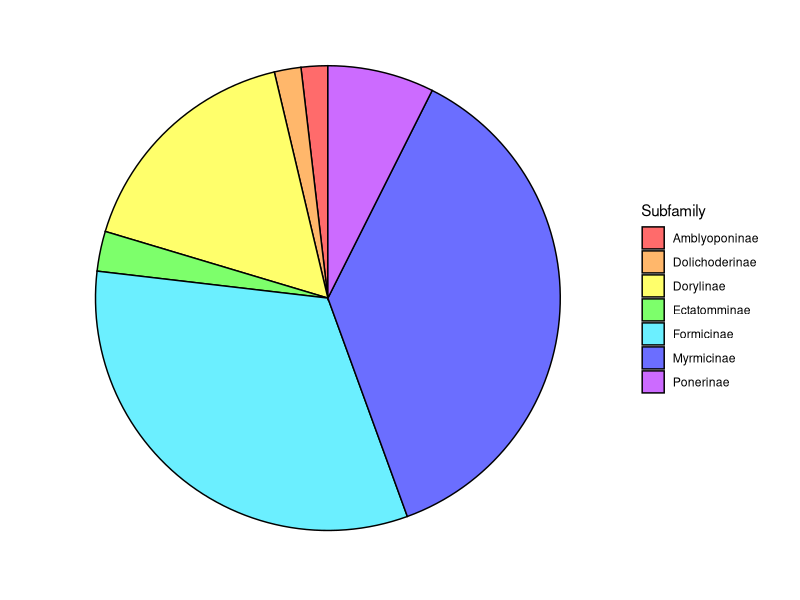
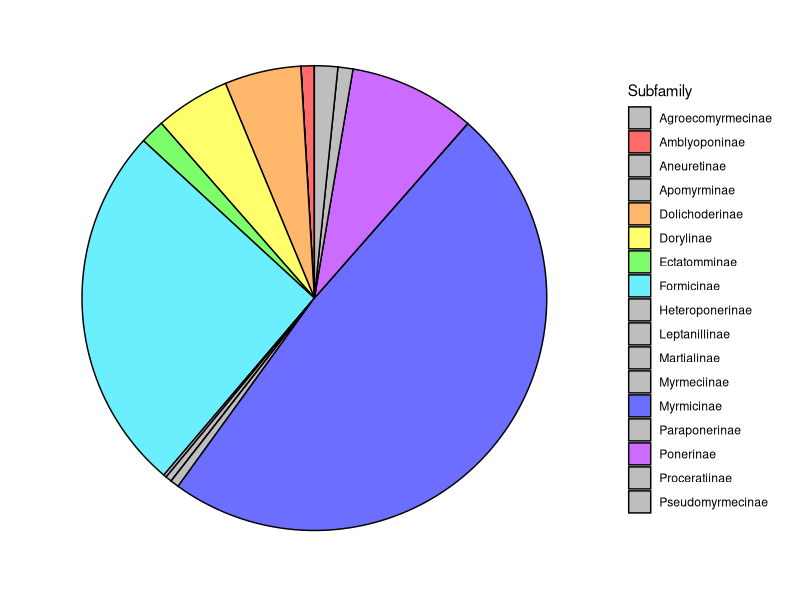
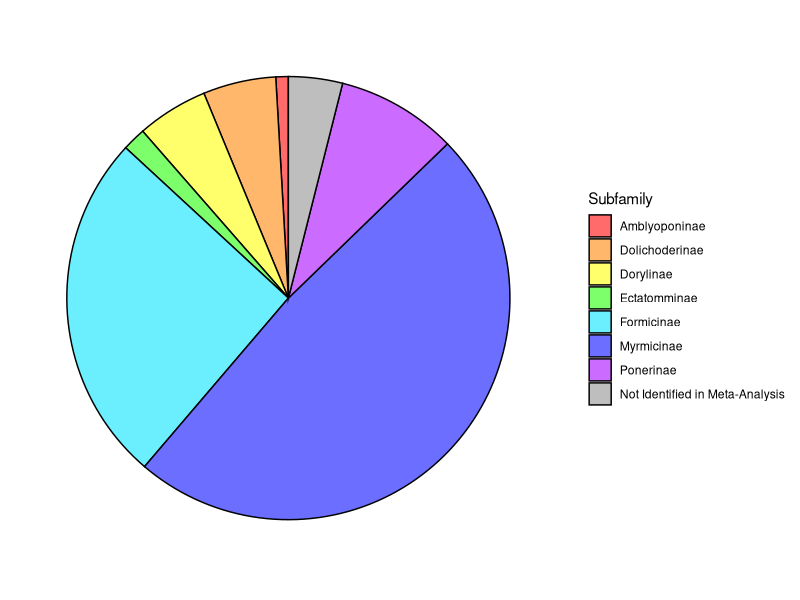
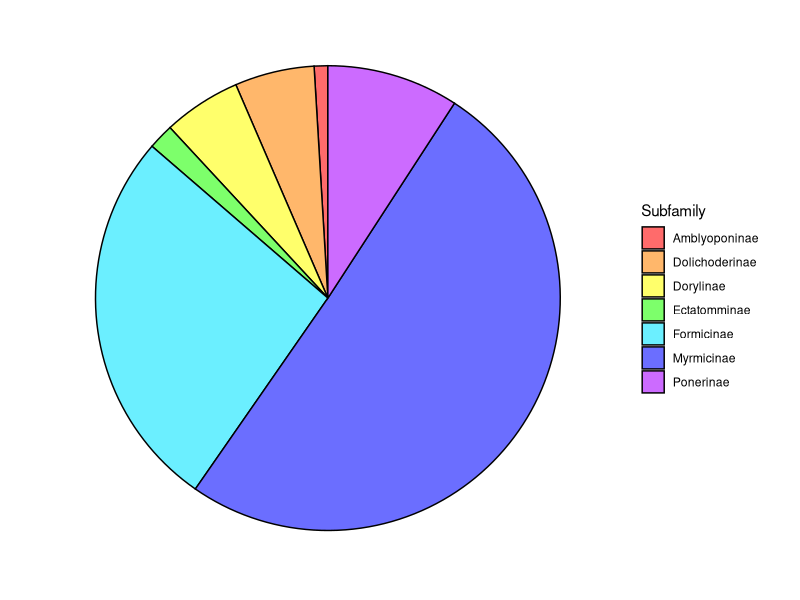

The R source for these figures, in order: (Note: this script raises an error after producing the figures.)
#Set Working Directory
setwd("C:/Users/jessa/Documents/AntMetaAnalysis")

#Load in Packages
library(dplyr)
library(plyr)
library(ggplot2)
library(tidyverse)

#Import data 
Raw <- read.table("Data/Raw Data.txt", header = TRUE, sep = "\t")
SpeciesData <- read.table("Data/Species Level.txt", header = TRUE, sep = "\t")
TotalSpeciesDataV1 <- read.table("Data/SubfamilySpeciesV1.txt", header = TRUE, sep = "\t")
TotalSpeciesDataV2 <- read.table("Data/SubfamilySpeciesV2.txt", header = TRUE, sep = "\t")
TotalSpeciesDataV3 <- read.table("Data/SubfamilySpeciesV3.txt", header = TRUE, sep = "\t")

#Blank theme for ggplot
blank_theme <- theme_minimal() +
  theme(
    axis.title.x = element_blank(),
    axis.title.y = element_blank(),
    panel.border = element_blank(),
    panel.grid = element_blank(),
    axis.ticks = element_blank(),
    axis.text.x = element_blank(),
    axis.text.y = element_blank(),
    plot.title = element_text(size = 14, face = "bold")
  )

############################################################################################## Subfamily

#Piechart for Subfamily occurrence in Meta-Analysis
ggplot(data = SpeciesData, aes(x = factor(1), fill = Subfamily)) +
  geom_bar(color = "black") +
  coord_polar("y", start = 0) +
  scale_fill_manual(values = c("#ff6b6b",
                               "#ffb76b",
                               "#ffff6b",
                               "#7dff6b",
                               "#6befff",
                               "#6b6eff",
                               "#cc6bff")) +
  blank_theme
  
#Piechart for Subfamily occurrence in Total - VERSION 1
ggplot(data = TotalSpeciesDataV1, aes(x = "", y = ExtantSpecies, fill = Subfamily)) +
  geom_bar(color = "black", stat = "identity") +
  coord_polar("y", start = 0) +
  scale_fill_manual(values = c("Grey",
                               "#ff6b6b",
                               "Grey",
                               "Grey",
                               "#ffb76b",
                               "#ffff6b",
                               "#7dff6b",
                               "#6befff",
                               "Grey",
                               "Grey",
                               "Grey",
                               "Grey",
                               "#6b6eff",
                               "Grey",
                               "#cc6bff",
                               "Grey",
                               "Grey")) +
  blank_theme

#Piechart for Subfamily occurrence in Total - VERSION 2
str(TotalSpeciesDataV2$Subfamily)
TotalSpeciesDataV2$Subfamily <- as.factor(TotalSpeciesDataV2$Subfamily)
str(TotalSpeciesDataV2$Subfamily)
levels(TotalSpeciesDataV2$Subfamily)
TotalSpeciesDataV2$Subfamily <- factor(TotalSpeciesDataV2$Subfamily,
                                       levels = c("Amblyoponinae",
                                                  "Dolichoderinae",
                                                  "Dorylinae",
                                                  "Ectatomminae",
                                                  "Formicinae",
                                                  "Myrmicinae",
                                                  "Ponerinae",
                                                  "Not Identified in Meta-Analysis"))
levels(TotalSpeciesDataV2$Subfamily)

ggplot(data = TotalSpeciesDataV2,
       aes(x = "", y = ExtantSpecies, fill = Subfamily)) +
  geom_bar(color = "black", stat = "identity") +
  coord_polar("y", start = 0) +
  scale_fill_manual(values = c("#ff6b6b",
                               "#ffb76b",
                               "#ffff6b",
                               "#7dff6b",
                               "#6befff",
                               "#6b6eff",
                               "#cc6bff",
                               "Grey")) +
  blank_theme

#Piechart for Subfamily occurrence in Total - VERSION 3
ggplot(data = TotalSpeciesDataV3, aes(x = "", y = ExtantSpecies, fill = Subfamily)) +
  geom_bar(color = "black", stat = "identity") +
  coord_polar("y", start = 0) +
  scale_fill_manual(values = c("#ff6b6b",
                               "#ffb76b",
                               "#ffff6b",
                               "#7dff6b",
                               "#6befff",
                               "#6b6eff",
                               "#cc6bff")) +
  blank_theme

#Statistical Analysis for Subfamily
#Merging Counts into the same dataframe
SubfamStats <- TotalSpeciesDataV3[,c("Subfamily", "ExtantSpecies")]
str(SpeciesData$Subfamily)
SpeciesData$Subfamily <- as.factor(SpeciesData$Subfamily)
str(SpeciesData$Subfamily)
levels(SpeciesData$Subfamily)
MetaSubfam <- count(SpeciesData, "Subfamily")
ComboSubfam <- merge(SubfamStats, MetaSubfam, by = "Subfamily")
ComboSubfam <- rbind(ComboSubfam, c("Other", 623, 0))
colnames(ComboSubfam)[colnames(ComboSubfam) %in% c("ExtantSpecies", "freq")] <- c("Expected", "Observed")
str(ComboSubfam)
ComboSubfam$Subfamily <- as.factor(ComboSubfam$Subfamily)
ComboSubfam$Expected <- as.numeric(ComboSubfam$Expected)
ComboSubfam$Observed <- as.numeric(ComboSubfam$Observed)
str(ComboSubfam)

#Transform to percentages for comparison
ES <- sum(ComboSubfam$Expected)
ComboSubfam["Expected"] = ComboSubfam["Expected"]/ES
ComboSubfam["Expected"] = ComboSubfam["Expected"]*100
sum(ComboSubfam$Expected)

OS <- sum(ComboSubfam$Observed)
ComboSubfam["Observed"] = ComboSubfam["Observed"]/OS
ComboSubfam["Observed"] = ComboSubfam["Observed"]*100
sum(ComboSubfam$Observed)

ComboSubfam <- ComboSubfam %>% mutate_at(vars(Observed, Expected), funs(round(., 7)))
sum(ComboSubfam$Expected)
sum(ComboSubfam$Observed)

#OR multiply Observed up to same value
ComboSubfam["Observed"] = ComboSubfam["Observed"]*(ES/OS)
sum(ComboSubfam$Observed)
ComboSubfam <- ComboSubfam %>% mutate_at(vars(Observed, Expected), funs(round(., 0)))
sum(ComboSubfam$Expected)
sum(ComboSubfam$Observed)

#Stat test - Chi-squared
Chidata <- ComboSubfam[,!(colnames(ComboSubfam) %in% "Expected")]
ExRatio <- (ComboSubfam$Expected)/ES
Chi <- chisq.test(Chidata, p = ExRatio)

############################################################################################## Lab vs. Field

#Counts
str(Raw$LorF)
Raw$LorF <- as.factor(Raw$LorF)
str(Raw$LorF)
levels(Raw$LorF)
LabField <- count(Raw, "LorF")
sum(LabField$freq)

#Piechart for Lab vs. Field studies
ggplot(data = Raw, aes(x = factor(1), fill = LorF)) +
  geom_bar(color = "black") +
  coord_polar("y", start = 0) +
  scale_fill_manual(values = c("Light Green", "Light Blue")) +
  blank_theme

############################################################################################## Map




























